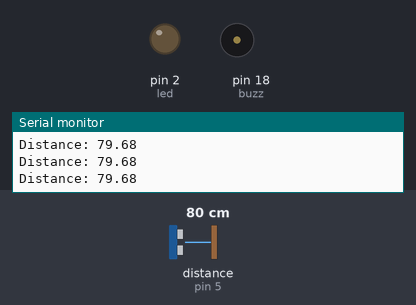
The sketch below on a simulated Arduino Uno, built with avr-gcc and run on an emulated ATmega328P. On the bench: output pins drawn as LEDs (lit = HIGH), buzzer (waves = sounding, pin HIGH), the last lines printed to the serial monitor. Wiring (inferred from the names in the program): ultrasonic range finder: trigger pin 4; echo pin 5. Dashed ring = blinking. The test bench sets the inputs (shaded band); at power-on: distance to the obstacle (sensor on pin 5) 80 cm. The echo pulse lasts 58.3 µs per cm; pins used as bus, display or sensor lines are not drawn.

Above: at 1.2 s.
1.3 s: distance to the obstacle (sensor on pin 5) set to 33 cm
2.8 s: distance to the obstacle (sensor on pin 5) set to 28 cm
At 2.91 s:
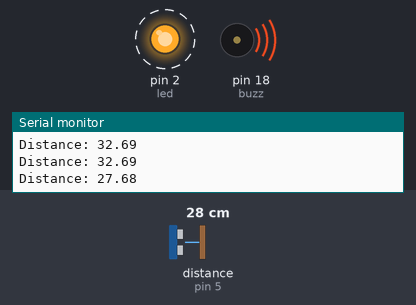
5.8 s: distance to the obstacle (sensor on pin 5) set to 18 cm
8.8 s: distance to the obstacle (sensor on pin 5) set to 120 cm
At 9.7 s:
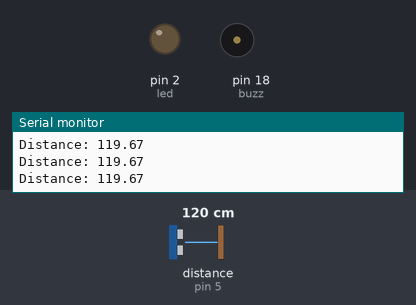
10.3 s: distance to the obstacle (sensor on pin 5) set to 27 cm
At 10.43 s:
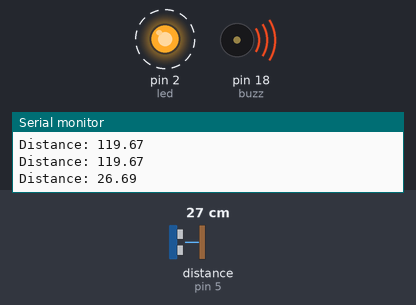
Timing chart, 0 to 14.3 s (numbered marks = the images above; inputs shaded):
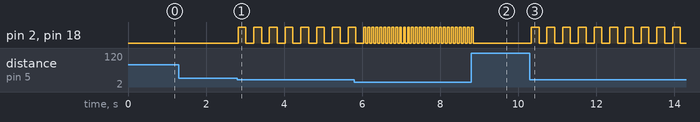

Measured:
- the behaviour switches between 31 and 30 cm on distance to the obstacle (sensor on pin 5) (found by bisection; images 0 and 1)
- after the input at 2.8 s, pin 2 (led), pin 18 (buzz): alternates HIGH for 0.20 s and LOW for 0.20 s, starting at once
- after the input at 8.8 s, pin 2 (led), pin 18 (buzz): goes on until 8.8 s, then stays LOW
- after the input at 10.3 s, pin 2 (led), pin 18 (buzz): alternates HIGH for 0.20 s and LOW for 0.20 s, starting at once

The sketch:

ultrasonic_reverse_detector.ino
```cpp
const int trigPin=4;
const int echoPin=5;
const int led=2;
const int buzz=18;
float distance;
unsigned long duration;
void setup()
 {
  pinMode(trigPin,OUTPUT);
  pinMode(echoPin,INPUT);
  pinMode(led,OUTPUT);
  pinMode(buzz,OUTPUT);
  Serial.begin(9600);

}

void loop()
{

  digitalWrite(trigPin, HIGH);
  delayMicroseconds(10);
  digitalWrite(trigPin, LOW);

  duration = pulseIn(echoPin, HIGH);
  distance = (duration*.0343)/2;
  Serial.print("Distance: ");
  Serial.println(distance);
  if(distance<=9)
  {
    digitalWrite(led,HIGH);
    digitalWrite(buzz,HIGH);
  }
  if((distance>=9) && (distance<=20))
  {
    digitalWrite(led,HIGH);
    digitalWrite(buzz,HIGH);
    delay(50);
    digitalWrite(led,LOW);
    digitalWrite(buzz,LOW);
    delay(50);
  }
  if((distance>=20) && (distance<=30))
  {
    digitalWrite(led,HIGH);
    digitalWrite(buzz,HIGH);
    delay(200);
    digitalWrite(led,LOW);
    digitalWrite(buzz,LOW);
    delay(200);
  }
  if(distance>30)
  {
    digitalWrite(led,LOW);
    digitalWrite(buzz,LOW);
  }

}
```
